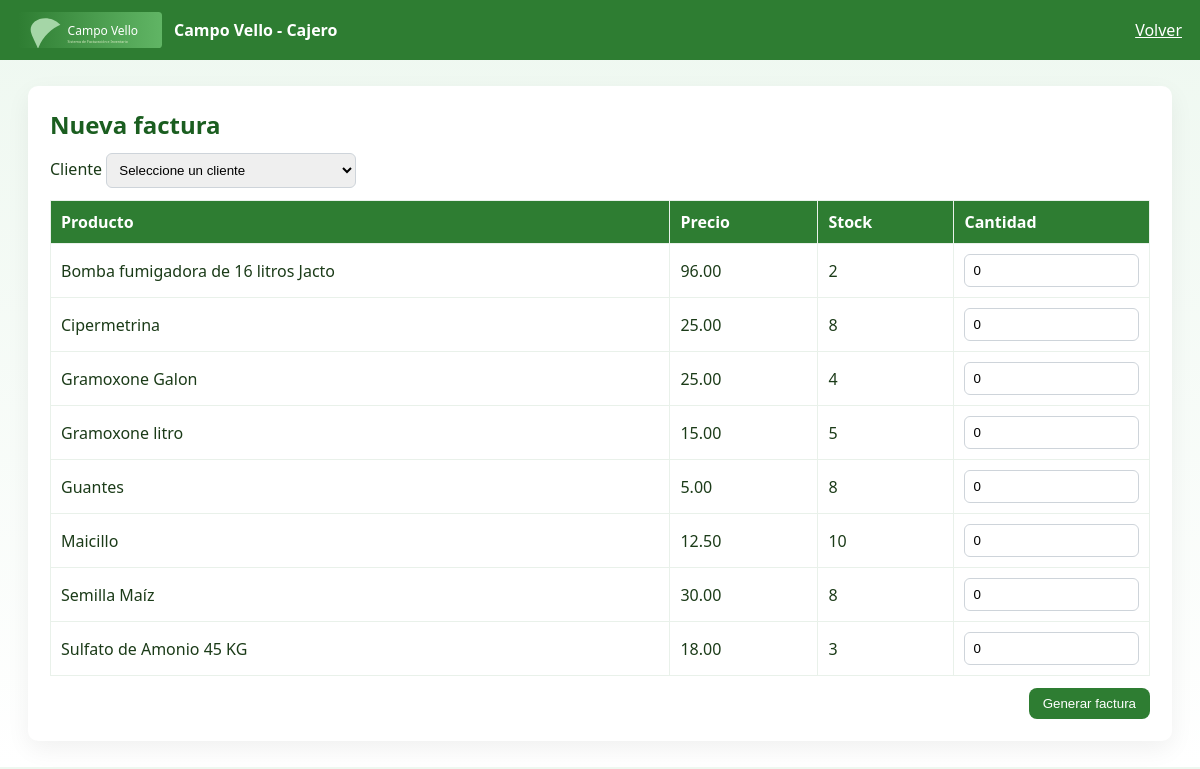
Screenshot of /cajero/nueva_factura.php (signed in) with the database file from the repository.
### tables this page shows
CREATE TABLE `productos` (
  `id` int(11) NOT NULL,
  `name` varchar(150) DEFAULT NULL,
  `category_id` int(11) DEFAULT NULL,
  `location` varchar(120) DEFAULT NULL,
  `price` decimal(10,2) DEFAULT NULL,
  `stock` int(11) DEFAULT 0
);

### cajero/nueva_factura.php (the view, shortened to what this page needs)
<?php
$pdo = getPDO();
$products = $pdo->query('SELECT * FROM productos WHERE stock > 0 ORDER BY name')->fetchAll();
?>
<!doctype html>
<html>
<head>
    <link rel="stylesheet" href="../assets/css/style.css">
</head>
<body>
    <nav>
        <div style="display:flex;gap:12px;align-items:center">
            <img src="../assets/img/logo.svg" style="height:36px">
            <strong>Campo Vello - Cajero</strong>
        </div>
        <div>
            <a href="ventas.php" style="color:#fff">Volver</a>
        </div>
    </nav>
    <div class="container">
        <h2>Nueva factura</h2>
        <form method="post">
            <label>Cliente</label>
            <select name="client_id" style="width: 250px;">
                <option value="0">Seleccione un cliente</option>
            </select>
            <table class="table">
                <thead>
                    <tr>
                        <th>Producto</th>
                        <th>Precio</th>
                        <th>Stock</th>
                        <th>Cantidad</th>
                    </tr>
                </thead>
                <tbody>
                    <?php foreach ($products as $p): ?>
                        <tr>
                            <td><?= htmlspecialchars($p['name']) ?></td>
                            <td><?= number_format($p['price'], 2) ?></td>
                            <td><?= $p['stock'] ?></td>
                            <td>
                                <input type="number"
                                    name="items[<?= $p['id'] ?>]"
                                    min="0"
                                    max="<?= $p['stock'] ?>"
                                    value="0">
                            </td>
                        </tr>
                    <?php endforeach; ?>
                </tbody>
            </table>
            <div style="text-align:right;margin-top:12px;">
                <button class="btn">Generar factura</button>
            </div>
        </form>
    </div>
</body>
</html>

### assets/css/style.css (style rules this page uses)
body { font-family: Segoe UI, Tahoma, sans-serif; background: linear-gradient(180deg, #eef8f0, #ffffff); margin: 0; color: #1b3b18; }
h1, h2 { color: #1b5e20; margin: 0 0 12px 0; }
nav { background: #2e7d32; color: #fff; padding: 12px 18px; display: flex; justify-content: space-between; align-items: center; }
.container { width: 95%; max-width: 1100px; margin: 26px auto; background: #fff; border-radius: 10px; padding: 22px; box-shadow: 0 8px 24px rgba(0, 0, 0, 0.06); }
input, select, textarea { padding: 8px; border-radius: 6px; border: 1px solid #ced4da; width: 100%; box-sizing: border-box; }
.btn { display: inline-block; background: #2e7d32; color: #fff; padding: 8px 14px; border-radius: 8px; border: none; cursor: pointer; text-decoration: none; transition: transform .12s ease, box-shadow .12s ease; }
.table { width: 100%; border-collapse: collapse; margin-top: 12px; }
.table th, .table td { padding: 10px; border: 1px solid #e9f1ea; text-align: left; }
.table th { background: #2e7d32; color: #fff; }

### rows the page displays
productos: name "Bomba fumigadora de 16 litros Jacto", price "96.00", stock "2"
productos: name "Cipermetrina", price "25.00", stock "8"
productos: name "Gramoxone Galon", price "25.00", stock "4"
productos: name "Gramoxone litro", price "15.00", stock "5"
productos: name "Guantes", price "5.00", stock "8"
productos: name "Maicillo", price "12.50", stock "10"
productos: name "Semilla Maíz", price "30.00", stock "8"
productos: name "Sulfato de Amonio 45 KG", price "18.00", stock "3"
